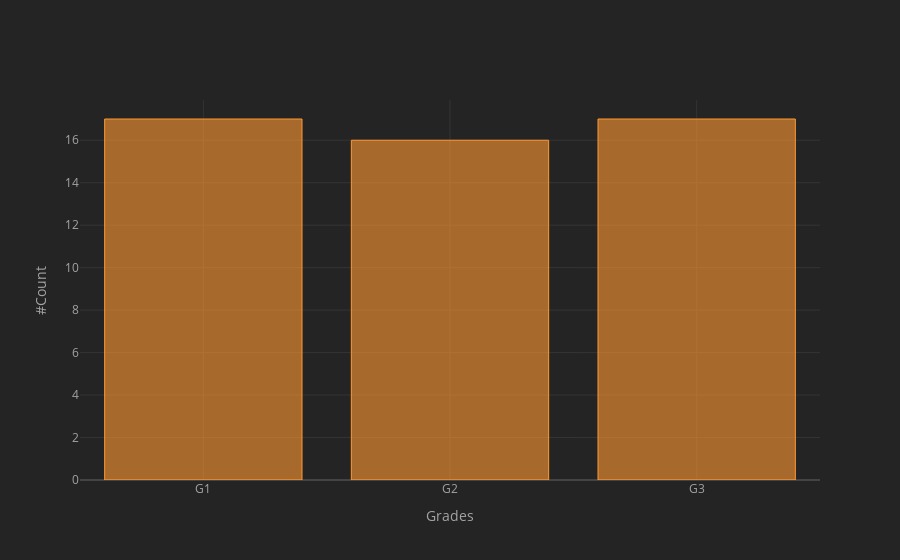

Notebook code for this chart:
### Code cell
Grades.nunique().iplot(kind="bar",xTitle="Grades",yTitle="#Count")

### Figure 1 — Plotly figure (JSON) as saved in the notebook; plotly's stock layout.template omitted (floating-point values rounded to 4 significant figures)
{"data": [{"marker": {"color": "rgba(255, 153, 51, 0.6)", "line": {"color": "rgba(255, 153, 51, 1.0)", "width": 1}}, "name": "None", "orientation": "v", "text": "", "type": "bar", "x": ["G1", "G2", "G3"], "y": [17, 16, 17]}], "layout": {"legend": {"bgcolor": "#242424", "font": {"color": "#F4F4F4"}}, "paper_bgcolor": "#242424", "plot_bgcolor": "#242424", "title": {"font": {"color": "#F4F4F4"}}, "xaxis": {"gridcolor": "#343434", "showgrid": true, "tickfont": {"color": "#A4A4A4"}, "title": {"font": {"color": "#A4A4A4"}, "text": "Grades"}, "zerolinecolor": "#444444"}, "yaxis": {"gridcolor": "#343434", "showgrid": true, "tickfont": {"color": "#A4A4A4"}, "title": {"font": {"color": "#A4A4A4"}, "text": "#Count"}, "zerolinecolor": "#444444"}}}
